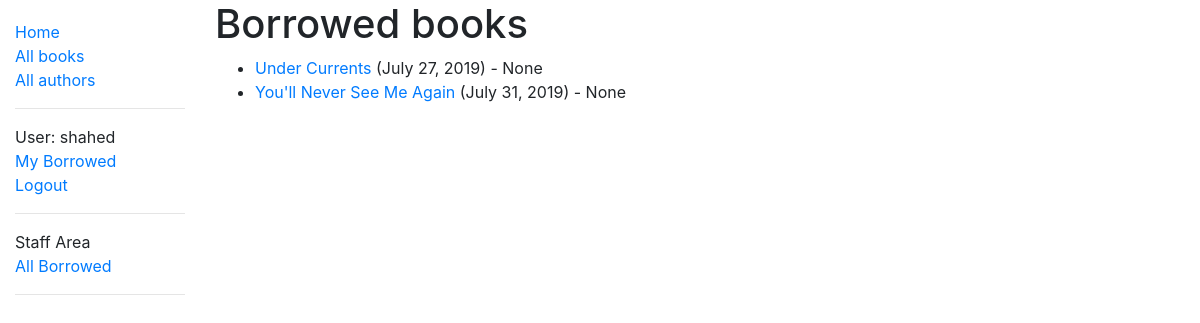
/catalog/borrowed/ (signed in), run on an earlier commit of the app's database.
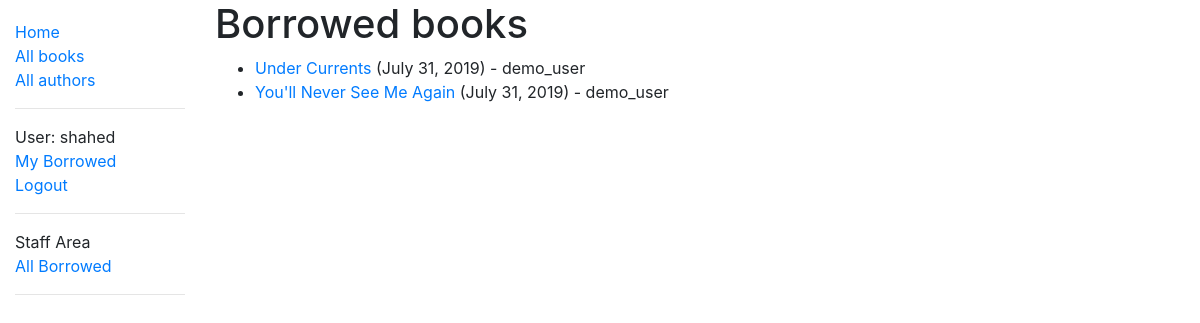
And on a later commit of the database.
### catalog/models.py (models this page shows, shortened)
class BookInstance(models.Model):
    id = models.UUIDField(primary_key=True, default=uuid.uuid4,
                          help_text='Unique ID for this particular book across whole library')
    book = models.ForeignKey('Book', on_delete=models.SET_NULL, null=True)
    imprint = models.CharField(max_length=200)
    due_back = models.DateField(null=True, blank=True)
    LOAN_STATUS = (
        ('m', 'Maintainance'),
        ('o', 'On loan'),
        ('a', 'Available'),
        ('r', 'Reversed')
    )
    status = models.CharField(
        max_length=1,
        choices=LOAN_STATUS,
        blank=True,
        default='m',
        help_text='Book availability',
    )
    borrower = models.ForeignKey(User, on_delete=models.SET_NULL, null=True, blank=True)
    class Meta:
        ordering = ['due_back']
        permissions = (('can_mark_returned', 'Set book as returned'),)
    @property
    def is_overdue(self):
        if self.due_back and date.today() > self.due_back:
            return True
        else:
            return False

class Book(models.Model):
    title = models.CharField(max_length=200)
    author = models.ForeignKey('Author', on_delete=models.SET_NULL, null=True)
    summary = models.TextField(
        max_length=1000, help_text='Enter a brief description of the book')
    isbn = models.CharField(
        'ISBN', max_length=13, help_text='13 character <a href="https://www.isbn-international.org/content/what-isbn">ISBN number</a>')
    genre = models.ManyToManyField(
        Genre, help_text='Select a genre for this book')
    language = models.ManyToManyField(
        Language, help_text='Select a language for this book')
    def display_genre(self):
        """Create a string for the Genre. This is required to display genre in Admin"""
        return ','.join(genre.name for genre in self.genre.all()[:3])
    display_genre.short_description = 'Genre of Book'

### catalog/views.py (the view)
# urls.py: path('borrowed/', views.AllBorrowedBookListView.as_view(), name='all-borrowed'),
class AllBorrowedBookListView(PermissionRequiredMixin, generic.ListView):
    permission_required = 'catalog.can_mark_returned'
    model = BookInstance
    context_object_name = 'all_borrowed'
    template_name = 'all_borrowed_books.html'
    paginate_by = 10
    def get_queryset(self):
        return BookInstance.objects.filter(status__exact='o').order_by('due_back')

### catalog/templates/all_borrowed_books.html
{% extends "base_generic.html" %}
{% block content %}
    <h1>Borrowed books</h1>
    {% if all_borrowed %}
    <ul>
      {% for bookinst in all_borrowed %}
      <li class="{% if bookinst.is_overdue %}text-danger{% endif %}">
        <a href="{% url 'book-detail' bookinst.book.pk %}">{{bookinst.book.title}}</a> ({{ bookinst.due_back }}) - {{ bookinst.borrower }}
      </li>
      {% endfor %}
    </ul>
    {% else %}
      <p>There are no books borrowed.</p>
    {% endif %}
{% endblock %}

### catalog/templates/base_generic.html (shortened to what this page needs)
<!DOCTYPE html>
<html lang="en">
  <head>
    <link
      rel="stylesheet"
      href="https://stackpath.bootstrapcdn.com/bootstrap/4.1.3/css/bootstrap.min.css"
    />
    {% load static %}
    <link rel="stylesheet" href="{% static 'css/styles.css' %}" />
  </head>
  <body>
    <div class="container-fluid">
      <div class="row">
        <div class="col-sm-2">
          {% block sidebar %}
          <ul class="sidebar-nav">
            <li><a href="{% url 'index' %}">Home</a></li>
            <li><a href="{% url 'books' %}">All books</a></li>
            <li><a href="{% url 'authors' %}">All authors</a></li>
            <hr>
            {% if user.is_authenticated and user.is_staff %}
              <li>User: {{ user.get_username }}</li>
              <li><a href="{% url 'my-borrowed' %}">My Borrowed</a></li>
              <li><a href="{% url 'logout'%}?next={{request.path}}">Logout</a></li>
              <hr>
              <li>Staff Area</li>
              <li><a href="{% url 'all-borrowed' %}">All Borrowed</a></li>
            {% elif user.is_authenticated %}
              <li>User: {{ user.get_username }}</li>
              <li><a href="{% url 'my-borrowed' %}">My Borrowed</a></li>
              <li><a href="{% url 'logout'%}?next={{request.path}}">Logout</a></li>
            {% else %}
              <li><a href="{% url 'login'%}?next={{request.path}}">Login</a></li>
            {% endif %}
            <hr>
          </ul>
          {% endblock %}
        </div>
        <div class="col-sm-10 ">{% block content %}{% endblock %}
        </div>
      </div>
    </div>
  </body>
</html>

### catalog/static/css/styles.css (style rules this page uses)
.sidebar-nav { margin-top: 20px; padding: 0; list-style: none; }

What changed in the data, as far as the page shows it:
changed BookInstance "Under Currents": due_back "July 27, 2019" → "July 31, 2019"; borrower "None" → "demo_user"
changed BookInstance "You'll Never See Me Again": borrower "None" → "demo_user"
